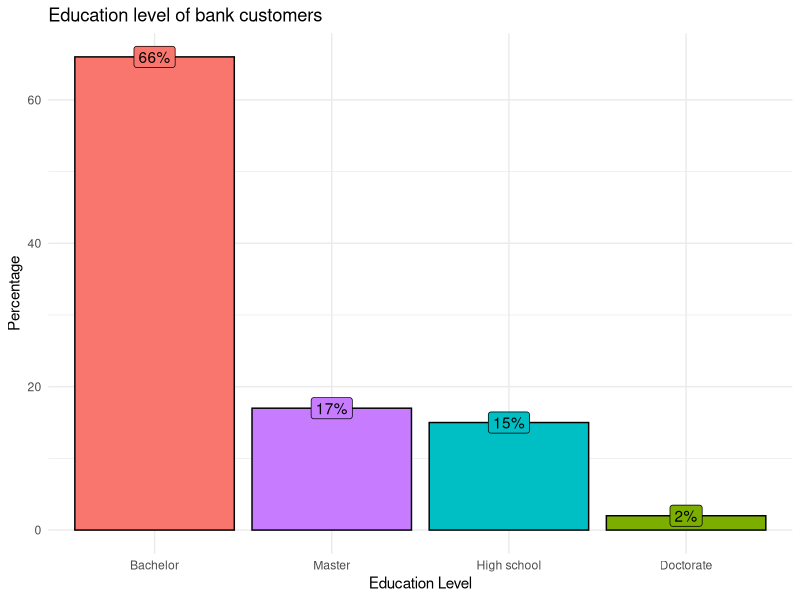
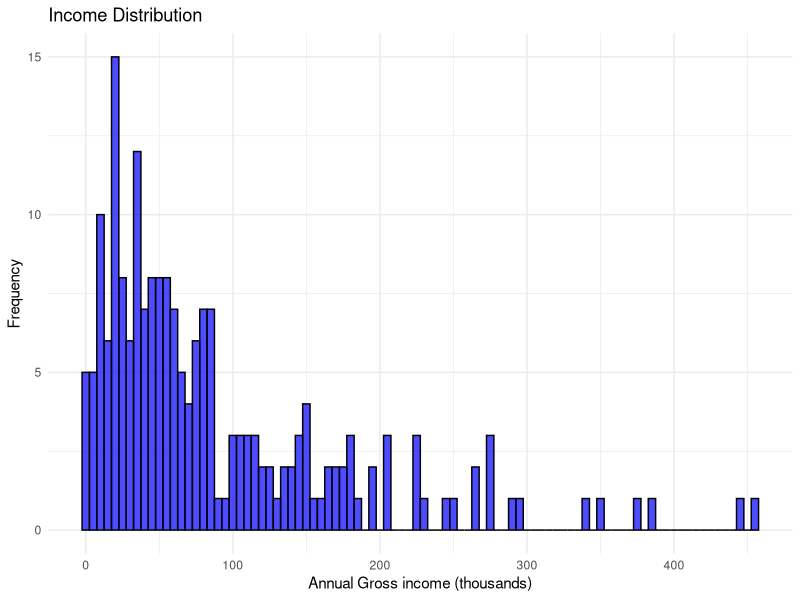
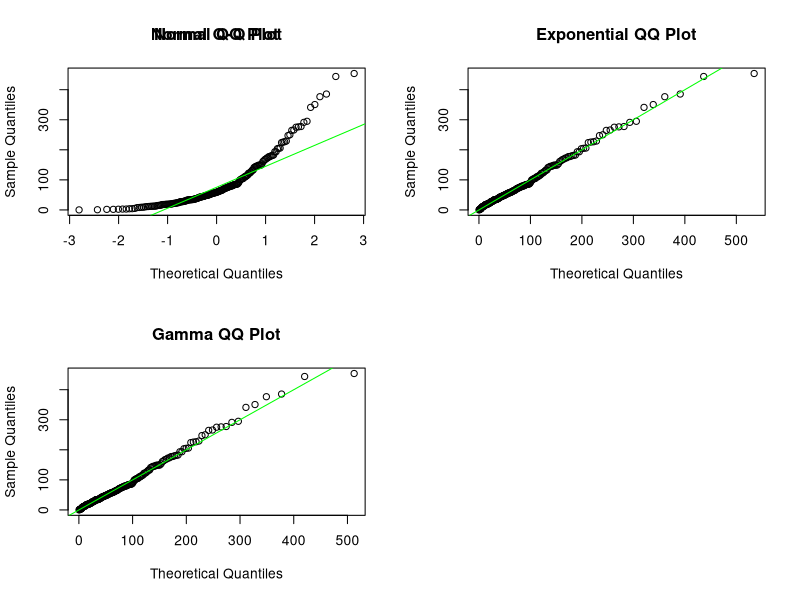
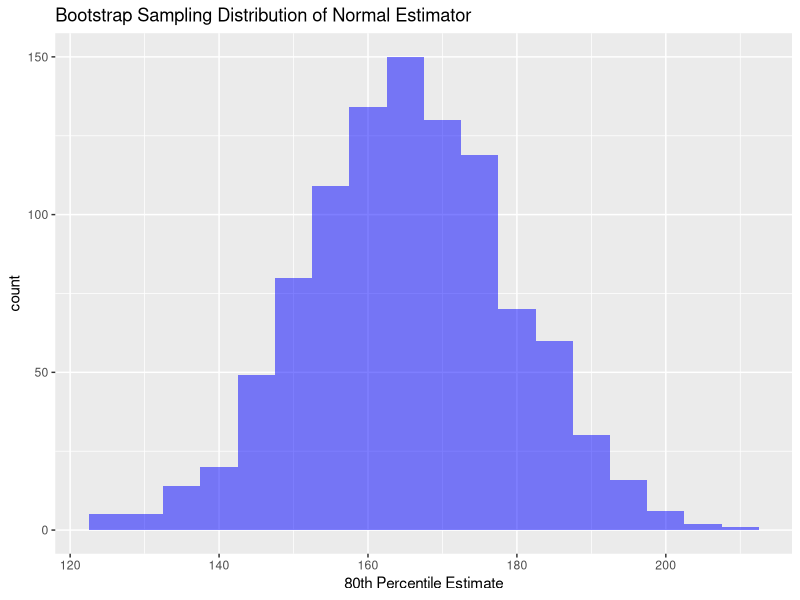
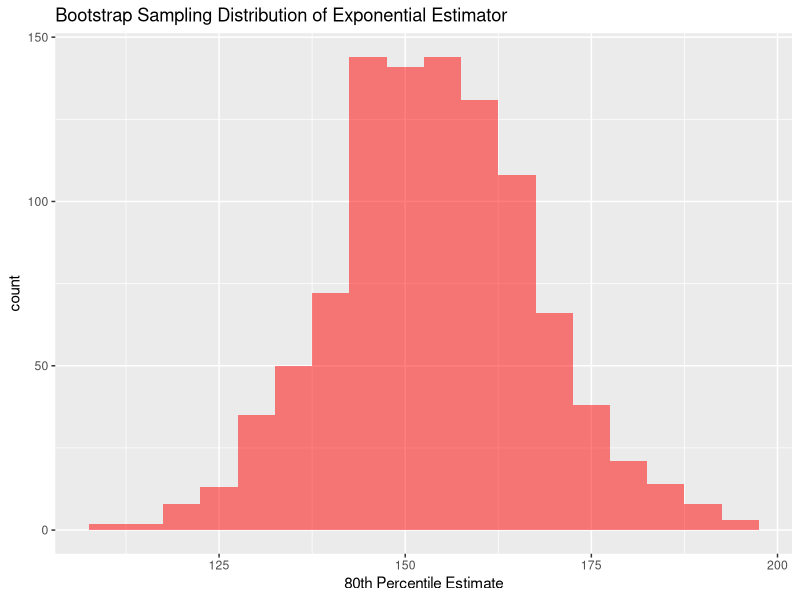
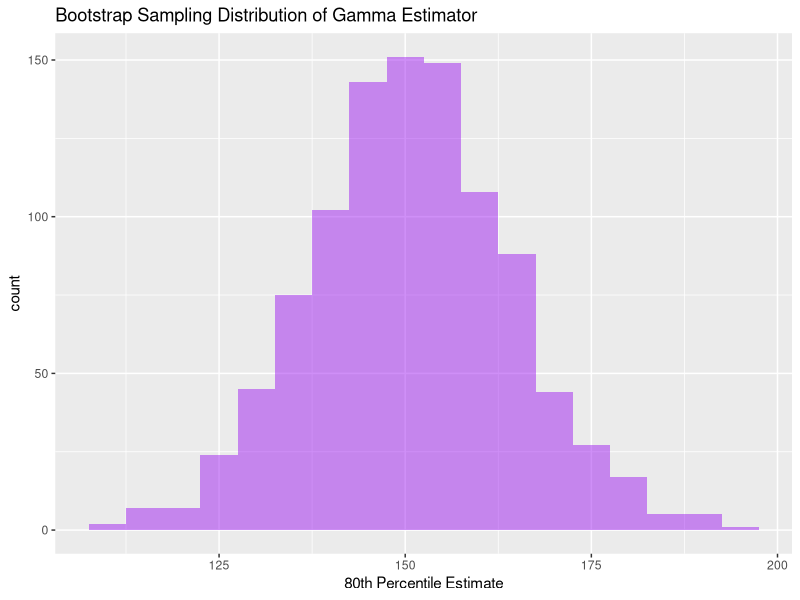
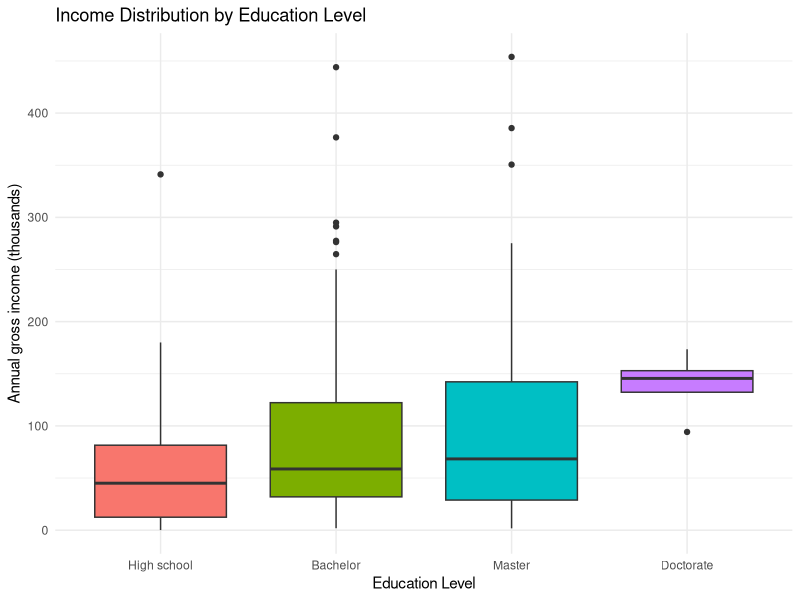
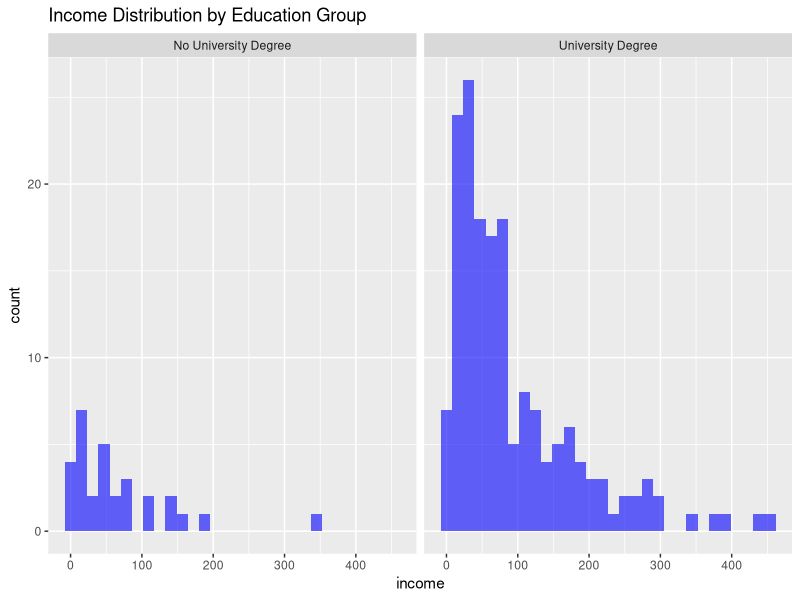

Reproduce these figures in R, in order.
## ---- chunk 1
#| echo: false
# Set up chunk for all slides
knitr::opts_chunk$set(
  fig.width = 6,
  fig.height = 4,
  fig.align = "center",
  out.width = "100%",
  code.line.numbers = FALSE,
  fig.retina = 4,
  echo = TRUE,
  message = FALSE,
  warning = FALSE,
  cache = FALSE,
  dev.args = list(pointsize = 11)
)
## ---- chunk 2
# Load necessary libraries
library(tidyverse)
library(kableExtra)
library(fitdistrplus)
library(ggplot2)
library(MASS)
library(boot)

# Load the dataset
data <- read_csv("data/banksurvey.csv")
## ---- chunk 3
# Descriptive bar plot
data %>% 
  group_by(education) %>% 
  summarise(perc = n()/nrow(data) * 100) %>% 
  as.data.frame() %>% 
  ggplot(aes(x = fct_reorder(education, -perc), 
             y = perc, 
             fill = education)) + 
  geom_col(color = "black") + 
  theme_minimal() + 
  labs(x = "Education Level", 
       y = "Percentage", 
       title = "Education level of bank customers") + 
  geom_label(aes(label = paste0(perc, "%"), 
                 vjust = 0.5)) + 
  guides(fill = "none")

## ---- chunk 4
# Histogram of incomes
ggplot(data, aes(x = income)) + 
  geom_histogram(binwidth = 5, fill = "blue", color = "black", alpha = 0.7) +
  labs(title = "Income Distribution", x = "Annual Gross income (thousands)", y = "Frequency") +
  theme_minimal()

## ---- chunk 5
# Descriptive statistics
summary_stats <- data |>
  summarize(
    Mean = round(mean(income), 1),
    Median = median(income),
    SD = round(sd(income), 1),
    Min = min(income),
    Max = max(income)
  )

kable(summary_stats, 
      caption = "Statistics of annual gross income of bank customers (thousands)")
## ---- chunk 6
# Fit normal distribution
fit_norm <- fitdist(data$income, "norm")
# Fit exponential distribution
fit_exp <- fitdist(data$income, "exp")
# Fit gamma distribution
fit_gamma <- fitdist(data$income, "gamma")

# Normal distribution summary
tibble(Parameter = c("Mean", "Standard Deviation"), 
       Estimate = fit_norm$estimate, 
       'Standard Error' = fit_norm$sd) %>% 
  kable(caption = "Maximum likelihood estimates of fitted normal distribution model")

# Exponential distribution summary
tibble(Parameter = "Rate", 
       Estimate = fit_exp$estimate, 
       'Standard Error' = fit_exp$sd) %>% 
  kable(caption = "Maximum likelihood estimates of fitted exponential distribution model")

# Gamma distribution summary
tibble(Parameter = c("Shape", "Rate"), 
       Estimate = fit_gamma$estimate, 
       'Standard Error' = fit_gamma$sd) %>% 
  kable(caption = "Maximum likelihood estimates of fitted gamma distribution model")

## ---- chunk 7
# QQ plots for the normal, exponential, and gamma distributions
par(mfrow = c(2, 2)) # Set up plot window for multiple plots

# QQ plot for normal distribution
qqnorm(data$income)
qqline(data$income,col = "green")
title("Normal QQ Plot")

# QQ plot for exponential distribution
qqplot(qexp(ppoints(length(data$income)), 
            rate = fit_exp$estimate), 
       sort(data$income), 
       xlab = "Theoretical Quantiles", 
       ylab = "Sample Quantiles")
abline(0, 1,col = "green")
title("Exponential QQ Plot")

# QQ plot for gamma distribution
qqplot(qgamma(ppoints(length(data$income)), 
              shape = fit_gamma$estimate[1], 
              rate = fit_gamma$estimate[2]), 
       sort(data$income), 
       xlab = "Theoretical Quantiles", 
       ylab = "Sample Quantiles")
abline(0, 1,col = "green")
title("Gamma QQ Plot")

## ---- chunk 8
# Estimate the 80th percentile using estimators based on fitted model
q80_normal <- qnorm(0.80, mean = fit_norm$estimate[1], sd = fit_norm$estimate[2])
q80_exponential <- qexp(0.80, rate=fit_exp$estimate)
q80_gamma <- qgamma(0.80, shape=fit_gamma$estimate[1], rate=fit_gamma$estimate[2])

# Create a tibble based on these results
results <- tibble(
  Distribution = c("Normal", "Exponential", "Gamma"),
  `80th Percentile Estimate` = c(q80_normal, q80_exponential, q80_gamma))


kable(results, caption = "80th Percentile Estimates based on Different Models")
## ---- chunk 9
# Using sample quantile to estimate
q80_sample <- quantile(data$income, probs = 0.80)

new_results <- tibble(
  Distribution = c("Normal", "Exponential", "Gamma","Sample"),
  `80th Percentile Estimate` = c(q80_normal, q80_exponential, q80_gamma,q80_sample))


kable(new_results, caption = "80th Percentile Estimates based on Different Models")
## ---- chunk 10
# Calculate the 95% CI for the estimates

# Normal distribution 95% CI
se_normal <- fit_norm$estimate[2] / sqrt(length(data$income))  
ci_normal <- q80_normal + c(-1.96, 1.96) * se_normal

# Exponential distribution 95% CI
se_exp <- sqrt(1 / (length(data$income) * fit_exp$estimate^2))
ci_exp <- q80_exponential + c(-1.96, 1.96) * se_exp

# Gamma distribution 95% CI
se_gamma <- sqrt(fit_gamma$estimate[1] / (fit_gamma$estimate[2]^2 * length(data$income)))
ci_gamma <- q80_gamma + c(-1.96, 1.96) * se_gamma

ci_results <- tibble(
  Distribution = c("Normal", "Exponential", "Gamma"),
  `80th Percentile Estimate` = c(q80_normal, q80_exponential, q80_gamma),
  `Lower Bound (95% CI)` = c(ci_normal[1], ci_exp[1], ci_gamma[1]),
  `Upper Bound (95% CI)` = c(ci_normal[2], ci_exp[2], ci_gamma[2])
)

kable(ci_results, caption = "80th Percentile Estimates and 95% Confidence Intervals for Different Distributions")
## ---- chunk 11

set.seed(2420)
# 设定参数
true_mean <- 100  
lambda <- 1 / true_mean  
n_sample <- 100  
n_bootstrap <- 1000  

# Generate simulated data following an exponential distribution
original_data <- rexp(n_sample, rate = lambda)

# Define a function to calculate the 80th percentile
estimate_quantiles <- function(data, indices) {
  sample_data <- data[indices]  # Bootstrap 采样
  
   # Fit normal, exponential, and gamma distributions
  normal_fit <- fitdist(sample_data, "norm")
  exp_fit <- fitdist(sample_data, "exp")
  gamma_fit <- fitdist(sample_data, "gamma")
  
  # Return to 80th percentile
  return(
  c(
    qnorm(0.80, mean = normal_fit$estimate[1], sd = normal_fit$estimate[2]),
    qexp(0.80, rate = exp_fit$estimate),
    qgamma(0.80, shape = gamma_fit$estimate[1], rate = gamma_fit$estimate[2])
  ))
}

# Bootstrap sampling
bootstrap_results <- boot(data = original_data, statistic = estimate_quantiles, R = n_bootstrap)

# Extract results
normal_estimates <- bootstrap_results$t[, 1]  
exp_estimates <- bootstrap_results$t[, 2]     
gamma_estimates <- bootstrap_results$t[, 3]   

# Calculate the bias and standard deviation
true_80th_percentile <- qexp(0.80, rate = lambda)  # 指数分布下的真实80%分位数
bias_normal <- mean(normal_estimates) - true_80th_percentile
bias_exp <- mean(exp_estimates) - true_80th_percentile
bias_gamma <- mean(gamma_estimates) - true_80th_percentile

sd_normal <- sd(normal_estimates)
sd_exp <- sd(exp_estimates)
sd_gamma <- sd(gamma_estimates)

# Print results
cat("Bias and SD for Normal Estimate:\n Bias:", bias_normal, " SD:", sd_normal, "\n")
cat("Bias and SD for Exponential Estimate:\n Bias:", bias_exp, " SD:", sd_exp, "\n")
cat("Bias and SD for Gamma Estimate:\n Bias:", bias_gamma, " SD:", sd_gamma, "\n")

## ---- chunk 12

# Visualize the sampling distribution of the normal estimator
ggplot(data.frame(normal_estimates), aes(x = normal_estimates)) +
  geom_histogram(binwidth = 5, fill = "blue", alpha = 0.5) +
  labs(title = "Bootstrap Sampling Distribution of Normal Estimator", x = "80th Percentile Estimate")
## ---- chunk 13
# Visualize the sampling distribution of the exponential estimator
ggplot(data.frame(exp_estimates), aes(x = exp_estimates)) +
  geom_histogram(binwidth = 5, fill = "red", alpha = 0.5) +
  labs(title = "Bootstrap Sampling Distribution of Exponential Estimator", x = "80th Percentile Estimate")
## ---- chunk 14
#Visualize the sampling distribution of the gamma estimator
ggplot(data.frame(gamma_estimates), aes(x = gamma_estimates)) +
  geom_histogram(binwidth = 5, fill = "purple", alpha = 0.5) +
  labs(title = "Bootstrap Sampling Distribution of Gamma Estimator", x = "80th Percentile Estimate")
## ---- chunk 15
# Recode education levels into two groups: "University Degree" vs "No University Degree"
data <- data |>
  mutate(education_group = ifelse(education %in% c("Bachelor", "Master", "Doctorate"), 
                                  "University Degree", "No University Degree"))

# Group summary of income by education group
income_education_summary <- data |>
  group_by(education_group) |>
  summarise(mean_income = round(mean(income), 1), 
            sd_income = round(sd(income), 1), 
            n = n())

kable(income_education_summary, 
      caption = "Income comparison of university degree holders")

## ---- chunk 16
# Order education levels
data$education <- factor(data$education, 
                         levels = c("High school", 
                                    "Bachelor", 
                                    "Master", 
                                    "Doctorate"))

# Boxplot comparing income across all education levels
ggplot(data, aes(x = education, y = income, fill = education)) +
  geom_boxplot() +
  theme_minimal() + 
  ggtitle('Income Distribution by Education Level') +
  xlab('Education Level') +
  ylab('Annual gross income (thousands)') + 
  guides(fill = "none")
## ---- chunk 17
# Subset data into two groups
university_graduates <- data |> filter(education_group == "University Degree")
non_graduates <- data |> filter(education_group == "No University Degree")

# Calculate the mean difference and confidence interval
mean_diff <- mean(university_graduates$income) - mean(non_graduates$income)

# Perform a t-test to get the confidence interval
t_test_result <- t.test(university_graduates$income, non_graduates$income, var.equal = FALSE)

# Print the results
kable(round(mean_diff, 1), 
      caption = "Difference in mean income (thousands)", 
      col.names = "")

kable(round(t_test_result$conf.int, 1), 
      caption = "95% confidence interval of difference in mean income (thousands)", 
      col.names = "")

## ---- chunk 18
# Histograms to check normality
ggplot(data, aes(x = income)) +
  geom_histogram(bins = 30, fill = 'blue', alpha = 0.6) +
  facet_wrap(~education_group) +
  ggtitle('Income Distribution by Education Group')

# Check the sample sizes of each group
table(data$education_group) %>% 
  kable(col.names = c("Education level", "Count"), 
        caption = "Sample size of education groups")
## ---- chunk 19
n0 <- nrow(non_graduates)
n1 <- nrow(university_graduates)
alpha <- 1
beta <- 1
alpha_tilda0 <- alpha + n0
alpha_tilda1 <- alpha + n1
beta_tilda0 <- beta + sum(non_graduates$income)
beta_tilda1 <- beta + sum(university_graduates$income)

tibble(Parameter = c("N_0", "N_1","Alpha","Beta",
                     "Alpha_tilda_0","Alpha_tilda_1",
                     "Beta_tilda_0","Beta_tilda_1"), 
       Value = c(n0,n1,alpha,beta,alpha_tilda0,alpha_tilda1,
                 beta_tilda0,beta_tilda1), 
       Description = c("Number of those who doesn't have a university degree",
                       "Number of those who has a university degree",
                       "Shape of Gamma distribution",
                       "Rate of Gamma distribution",
                       "Updated shape of posterior(Gamma distribution) for non-uni",
                       "Updated shape of posterior(Gamma distribution) for uni",
                       "Updated rate of posterior(Gamma distribution) for non-uni",
                       "Updated rate of posterior(Gamma distribution) for uni")) %>% 
  kable(caption = "Parameter matrix")
## ---- chunk 20
set.seed(2420)
lambda_0_samples <- rgamma(10000, shape = alpha_tilda0, rate = beta_tilda0)
lambda_1_samples <- rgamma(10000, shape = alpha_tilda1, rate = beta_tilda1)


p80_0 <- log(5) / lambda_0_samples
p80_1 <- log(5) / lambda_1_samples


p80_diff <- p80_1 - p80_0


credible_interval <- quantile(p80_diff, c(0.025, 0.975))


print(credible_interval)

ggplot(data.frame(p80_diff), aes(x = p80_diff)) +
  geom_histogram(binwidth = 0.1, fill = "blue", alpha = 0.5) +
  labs(title = "Posterior Distribution of 80th Percentile Difference", x = "Difference in 80th Percentile")
